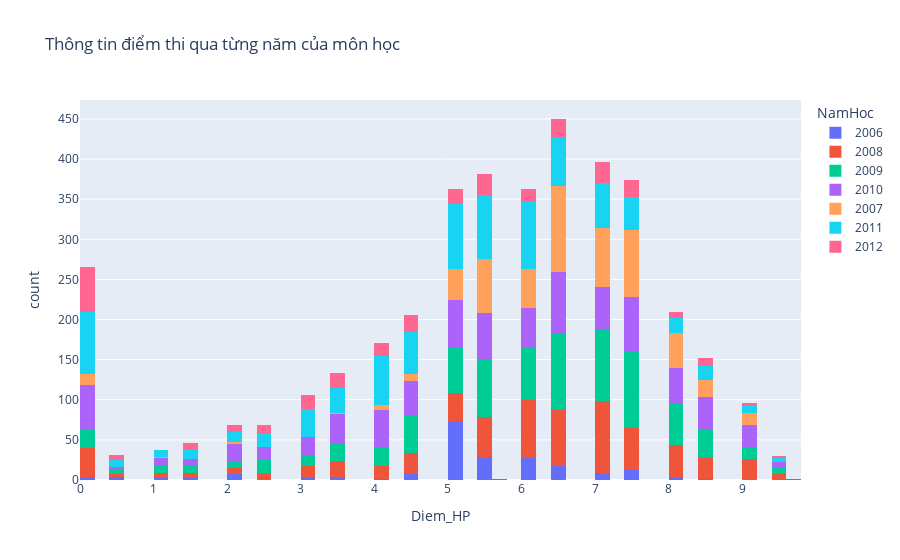

The code cell stored with this chart in its notebook:
### Code cell
fig = px.histogram(df_diemThiMH, x = "Diem_HP",
                   color="NamHoc",
                   title= "Thông tin điểm thi qua từng năm của môn học")
fig

### Figure 1 — Plotly figure (JSON) as saved in the notebook; plotly's stock layout.template omitted (floating-point values rounded to 4 significant figures; data arrays with more than 128 entries replaced by an {"elided": "..."} marker saying what was removed)
{"data": [{"alignmentgroup": "True", "bingroup": "x", "hovertemplate": "NamHoc=2006<br>Diem_HP=%{x}<br>count=%{y}<extra></extra>", "legendgroup": "2006", "marker": {"color": "#636efa", "pattern": {"shape": ""}}, "name": "2006", "offsetgroup": "2006", "orientation": "v", "showlegend": true, "type": "histogram", "x": {"elided": "212 float values"}, "xaxis": "x", "yaxis": "y"}, {"alignmentgroup": "True", "bingroup": "x", "hovertemplate": "NamHoc=2008<br>Diem_HP=%{x}<br>count=%{y}<extra></extra>", "legendgroup": "2008", "marker": {"color": "#EF553B", "pattern": {"shape": ""}}, "name": "2008", "offsetgroup": "2008", "orientation": "v", "showlegend": true, "type": "histogram", "x": {"elided": "614 float values"}, "xaxis": "x", "yaxis": "y"}, {"alignmentgroup": "True", "bingroup": "x", "hovertemplate": "NamHoc=2009<br>Diem_HP=%{x}<br>count=%{y}<extra></extra>", "legendgroup": "2009", "marker": {"color": "#00cc96", "pattern": {"shape": ""}}, "name": "2009", "offsetgroup": "2009", "orientation": "v", "showlegend": true, "type": "histogram", "x": {"elided": "756 float values"}, "xaxis": "x", "yaxis": "y"}, {"alignmentgroup": "True", "bingroup": "x", "hovertemplate": "NamHoc=2010<br>Diem_HP=%{x}<br>count=%{y}<extra></extra>", "legendgroup": "2010", "marker": {"color": "#ab63fa", "pattern": {"shape": ""}}, "name": "2010", "offsetgroup": "2010", "orientation": "v", "showlegend": true, "type": "histogram", "x": {"elided": "751 float values"}, "xaxis": "x", "yaxis": "y"}, {"alignmentgroup": "True", "bingroup": "x", "hovertemplate": "NamHoc=2007<br>Diem_HP=%{x}<br>count=%{y}<extra></extra>", "legendgroup": "2007", "marker": {"color": "#FFA15A", "pattern": {"shape": ""}}, "name": "2007", "offsetgroup": "2007", "orientation": "v", "showlegend": true, "type": "histogram", "x": {"elided": "535 float values"}, "xaxis": "x", "yaxis": "y"}, {"alignmentgroup": "True", "bingroup": "x", "hovertemplate": "NamHoc=2011<br>Diem_HP=%{x}<br>count=%{y}<extra></extra>", "legendgroup": "2011", "marker": {"color": "#19d3f3", "pattern": {"shape": ""}}, "name": "2011", "offsetgroup": "2011", "orientation": "v", "showlegend": true, "type": "histogram", "x": {"elided": "776 float values"}, "xaxis": "x", "yaxis": "y"}, {"alignmentgroup": "True", "bingroup": "x", "hovertemplate": "NamHoc=2012<br>Diem_HP=%{x}<br>count=%{y}<extra></extra>", "legendgroup": "2012", "marker": {"color": "#FF6692", "pattern": {"shape": ""}}, "name": "2012", "offsetgroup": "2012", "orientation": "v", "showlegend": true, "type": "histogram", "x": {"elided": "314 float values"}, "xaxis": "x", "yaxis": "y"}], "layout": {"barmode": "relative", "legend": {"title": {"text": "NamHoc"}, "tracegroupgap": 0}, "title": {"text": "Thông tin điểm thi qua từng năm của môn học"}, "xaxis": {"anchor": "y", "domain": [0, 1], "title": {"text": "Diem_HP"}}, "yaxis": {"anchor": "x", "domain": [0, 1], "title": {"text": "count"}}}}
